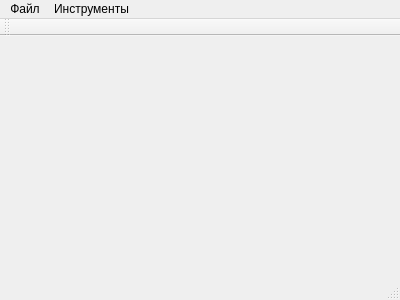
<?xml version="1.0" encoding="UTF-8"?>
<ui version="4.0">
 <class>MainWindow</class>
 <widget class="QMainWindow" name="MainWindow">
  <property name="geometry">
   <rect>
    <x>0</x>
    <y>0</y>
    <width>400</width>
    <height>300</height>
   </rect>
  </property>
  <property name="windowTitle">
   <string>MainWindow</string>
  </property>
  <widget class="QWidget" name="centralWidget"/>
  <widget class="QMenuBar" name="menuBar">
   <property name="geometry">
    <rect>
     <x>0</x>
     <y>0</y>
     <width>400</width>
     <height>25</height>
    </rect>
   </property>
   <widget class="QMenu" name="menu">
    <property name="title">
     <string>Файл</string>
    </property>
    <addaction name="exitAction"/>
   </widget>
   <widget class="QMenu" name="menu_2">
    <property name="title">
     <string>Инструменты</string>
    </property>
    <addaction name="action"/>
   </widget>
   <addaction name="menu"/>
   <addaction name="menu_2"/>
  </widget>
  <widget class="QToolBar" name="mainToolBar">
   <attribute name="toolBarArea">
    <enum>TopToolBarArea</enum>
   </attribute>
   <attribute name="toolBarBreak">
    <bool>false</bool>
   </attribute>
  </widget>
  <widget class="QStatusBar" name="statusBar"/>
  <action name="exitAction">
   <property name="text">
    <string>Выход</string>
   </property>
  </action>
  <action name="action">
   <property name="text">
    <string>Настройки</string>
   </property>
  </action>
 </widget>
 <layoutdefault spacing="6" margin="11"/>
 <resources/>
 <connections>
  <connection>
   <sender>exitAction</sender>
   <signal>triggered()</signal>
   <receiver>MainWindow</receiver>
   <slot>close()</slot>
   <hints>
    <hint type="sourcelabel">
     <x>-1</x>
     <y>-1</y>
    </hint>
    <hint type="destinationlabel">
     <x>199</x>
     <y>149</y>
    </hint>
   </hints>
  </connection>
 </connections>
</ui>
